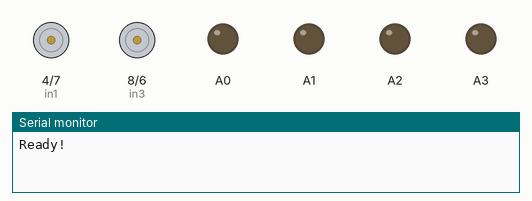
Simulated run of this sketch. Board: Arduino Uno, built with avr-gcc and run on an emulated ATmega328P. On the bench: motor-driver pin pairs drawn as motors (green arrow = first pin HIGH = forward, orange = second pin HIGH = backward, longer = more drive, scaled by the enable pin), output pins drawn as LEDs (lit = HIGH), the last lines printed to the serial monitor. Random numbers use the default seed unless the sketch sets one.

Above: at 0.05 s.
At 3.81 s:
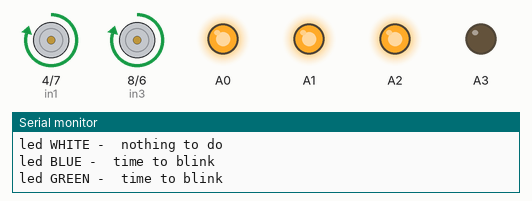
At 7.57 s:
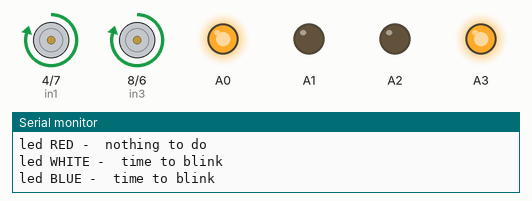
At 11.37 s:
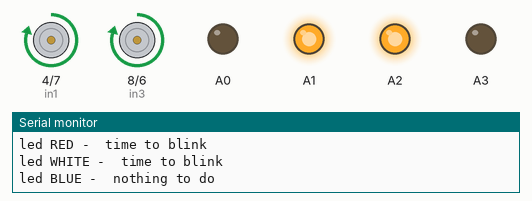
At 23.11 s:
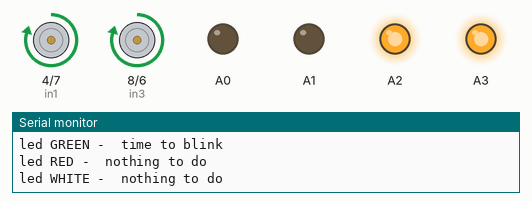
At 39.55 s:
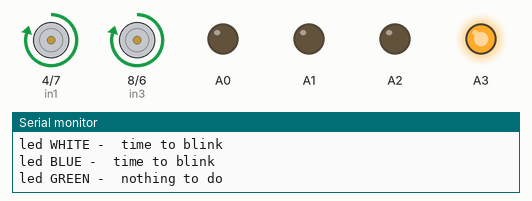
Timing chart, 0 to 40.0 s (numbered marks = the images above):
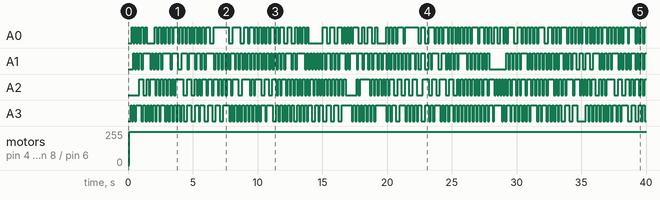

The sketch:

car.ino
```cpp
#include <SoftwareSerial.h>
#define DEBUG_ENABLE 1
#include "Annunicator.h"
#include "Bluetooth.h"
#include "Debug.h"
#include "Driving.h"


//SoftwareSerial btSerial(RX_PIN, TX_PIN); // RX, TX

Annunicator myAnnunicator; //
Driving driving;
int i=0;

void setup()
{
   Debug::start();
   Debug::println("Ready!");


  //btSerial.begin(BT_BAUD_RATE);
  randomSeed(analogRead(0));

  myAnnunicator.init();


}

void loop()
{
  delay(100);
  int leddNumber = random(0, 5);
  int duration =random(1000, 5000);
  int flashDuration =random(15, 200);

  if (i==0) {
    driving.front(250);
    i++;
  }

  switch (leddNumber) {
    case 0:
      // statements
      myAnnunicator.flashRedLed(duration,flashDuration);
      break;
    case 1:
      // statements
      myAnnunicator.flashBlueLed(duration,flashDuration);
      break;
    case 2:
      // statements
      myAnnunicator.flashWhitedLed(duration,flashDuration);
      break;
    case 3:
      // statements
      myAnnunicator.flashGreenLed(duration,flashDuration);
      break;
    default:
      break;
      // statements
    }
  myAnnunicator.checkLedStatus();
  /*if (i==50) {
    driving.rear(250);
    i++
  }*/


}// END loop()


  /*
  String messageFromBT=readFromBT();
  if(messageFromBT.length()>0) {
    interpretBTCommand(messageFromBT);
  }


void interpretBTCommand(String command) {

  if(command!= "") {
    if(command.equals(GREEN_LIGHT_ON)) {
      sendtoBT(GREEN_LIGHT_ON);
      //digitalWrite(led_green,HIGH);

    }else if(command.equals(GREEN_LIGHT_OFF)) {
        sendtoBT(GREEN_LIGHT_OFF);
        //digitalWrite(led_green,LOW);
    }else if(command.equals(MACUMBA)) {
        sendtoBT(MACUMBA);
       // myAnnunicator.macumba();

    }else {
      Serial.println("command unknown");
    }
  }


}
  */
```

Annunicator.cpp
```cpp
#include "Arduino.h"
#include "Annunicator.h"
#include "Led.h"


Annunicator::Annunicator(){
}

/*
Init led
*/
void Annunicator::init() {
  for(int i = 0; i< 4; i++) {
    _leds[i].init();
  }
}
/*
    Led(led_red),
    Led(led_white),
    Led(led_blue),
    Led(led_green),

*/

void Annunicator::flashRedLed(int duration, int flashDuration) {
   _leds[0].flash(duration, flashDuration);
}
void Annunicator::flashWhitedLed(int duration, int flashDuration) {
  _leds[1].flash(duration, flashDuration);
}
void Annunicator::flashBlueLed(int duration, int flashDuration) {
  _leds[2].flash(duration, flashDuration);
}
void Annunicator::flashGreenLed(int duration, int flashDuration) {
  _leds[3].flash(duration, flashDuration);
}


void Annunicator::checkLedStatus() {

    for(int i = 0; i< 4; i++) {
    _leds[i].checkLedStatus();
  }
}
```

Annunicator.h
```cpp
#include "Arduino.h"
#ifndef Annunicator_H
#define Annunicator_H
#include "Led.h"


const int led_red=A0;//RED
const int led_white=A1;//WHITE
const int led_blue=A2;// BLUE
const int led_green=A3;//GREEN


class Annunicator
{

  public:
    Annunicator();
    void init();
    void flashRedLed(int duration, int flashDuration);
    void flashWhitedLed(int duration, int flashDuration);
    void flashBlueLed(int duration, int flashDuration);
    void flashGreenLed(int duration, int flashDuration);


    void checkLedStatus();

  private:
    Led _leds[4] = {
      Led(led_red,"RED"),
      Led(led_white,"WHITE"),
      Led(led_blue,"BLUE"),
      Led(led_green,"GREEN")
    };


};
#endif
```

Bluetooth.cpp
```cpp
#include "Bluetooth.h"


Bluetooth::Bluetooth(){

}

/*
Init led
*/
String Bluetooth::readFromBT() {
 String message = "";

 /*
  if (btSerial.available()>0) {
     while(btSerial.available()>0) { // While there is more to be read, keep reading.
       message  += (char)btSerial.read();
     }
     message.trim();
     message.toUpperCase();
     Serial.print("received :");
     Serial.println(message );
   }*/
   return message;

}

void Bluetooth::sendtoBT(String command) {
    /*
  btSerial.print("playing ");
  btSerial.println(command);
  */
}


/*
void readAndSendFromBT   () {
     // Read device output if available.
   if (btSerial.available()) {
     //Serial.println("Something received from BT!");
     while(btSerial.available()) { // While there is more to be read, keep reading.
       command += (char)btSerial.read();
     }
     Serial.println(command);
     command = ""; // No repeats
   }

   // Read user input if available.
   if (Serial.available()){
       delay(10); // The DELAY!
       btSerial.write(Serial.read());
       Serial.println("Something sent to BT!");
   }
}*/
```

Bluetooth.h
```cpp
#include "Arduino.h"
#ifndef Bluetooth_H
#define Bluetooth_H
const int RX_PIN = 9;
const int TX_PIN = 10;
const int BT_BAUD_RATE= 115200;


const String GREEN_LIGHT_ON="GREEN_LIGHT_ON";
const String GREEN_LIGHT_OFF="GREEN_LIGHT_OFF";
const String MACUMBA="MACUMBA";

class Bluetooth
{

  public:
    Bluetooth();
    String readFromBT();
    void sendtoBT(String command) ;


};
#endif
```

Debug.cpp
```cpp
/*
    A class to handle debug in a central place
*/
#include <Arduino.h>
#include "Debug.h"


/*
Constructor
Init the serial port


Debug::Debug() {

}*/

/*
start
*/
void Debug::start() {
      // Open serial communications and wait for port to open:
    Serial.begin(SERIAL_BAUD_RATE);
}

/*
Send a message to Debug
*/
void Debug::println(String logMessage) {

        Serial.println(logMessage);
}
```

Debug.h
```cpp
#include "Arduino.h"
#ifndef Debug_H
#define Debug_H

const int SERIAL_BAUD_RATE= 9600;

class Debug
{

  public:

    ~Debug();
    static void start();
    static void println(String logMessage);

  private:


};
#endif
```

Driving.cpp
```cpp
#include "Arduino.h"
#include "Driving.h"
// motor one
int enA = 5;
int in1 = 4;
int in2 = 7;
// motor two
int enB = 3;
int in3 = 8;
int in4 = 6;


/**
 * Default constructor
 */
Driving::Driving() {
  // set all the motor control pins to outputs
  pinMode(enA, OUTPUT);
  pinMode(enB, OUTPUT);
  pinMode(in1, OUTPUT);
  pinMode(in2, OUTPUT);
  pinMode(in3, OUTPUT);
  pinMode(in4, OUTPUT);
}


void Driving::front(int speed)
{
  // this function will run the motors in both directions at a fixed speed
  // turn on motor A
  digitalWrite(in1, HIGH);
  digitalWrite(in2, LOW);
   // turn on motor B
  digitalWrite(in3, HIGH);
  digitalWrite(in4, LOW);

  // set speed to 200 out of possible range 0~255
  // set speed to 200 out of possible range 0~255
  analogWrite(enA, speed);
  analogWrite(enB, speed);
  /*delay(2000);
  // now change motor directions
  digitalWrite(in1, LOW);
  digitalWrite(in2, LOW);
  digitalWrite(in3, LOW);
  digitalWrite(in4, LOW); */
}


void Driving::rear(int speed)
{
  // this function will run the motors in both directions at a fixed speed
  // turn on motor A
  digitalWrite(in1, LOW);
  digitalWrite(in2, HIGH);
   // turn on motor B
  digitalWrite(in3, LOW);
  digitalWrite(in4, HIGH);

  // set speed to 200 out of possible range 0~255
  // set speed to 200 out of possible range 0~255
  analogWrite(enA, speed);
  analogWrite(enB, speed);
  delay(2000);
  // now change motor directions
  digitalWrite(in1, LOW);
  digitalWrite(in2, LOW);
  digitalWrite(in3, LOW);
  digitalWrite(in4, LOW);
}
```

Driving.h
```cpp
#include "Arduino.h"
#ifndef Driving_H
#define Driving_H

/*
A class to handle the led of the Annunicator
*/

class Driving
{
  public:
    Driving();// constructor
    void front(int speed);
    void rear(int speed);
  private:

};

#endif
```

Led.cpp
```cpp
#include "Arduino.h"
#include "Led.h"
#include "Debug.h"
const boolean DEBUG=false;

Led::Led(int pin, String name)
{
  _pin=pin;
  _name = name;

}

/*
Init led
*/
void Led::init() {
  pinMode(_pin,OUTPUT);
}

/*
flash
*/
void Led::flash(int duration, int flashDuration) {
  if(duration >0 && flashDuration >0 ) {
    _start=millis();
    _next_check=_start+ flashDuration;
    _duration = duration;
    _flashDuration = flashDuration;
    _status = true;

    digitalWrite(_pin,HIGH);
  }
}

void Led::checkLedStatus() {
  long currentTime = millis();

  if(_start > 0 && _duration >0) {
    long endTime = _duration+_start;
    if(currentTime >= (endTime) ) {//stops
     debug("led "+_name+" -  time to stop");
      digitalWrite(_pin,LOW);
      _start=0;
      _next_check=0;
      _duration = 0;
      _flashDuration = 0;
      _status = false;

    }else if(currentTime >= (_next_check) ) {//invert

      if(_status) {
        digitalWrite(_pin,LOW);
        _status = false;
      }else {
        digitalWrite(_pin,HIGH);
        _status = true;
      }
      _next_check=currentTime + _flashDuration;
      debug("led "+_name+" -  time to blink");
    } else {
      debug("led "+_name+" -  nothing to do");
    }

  }

}
/**
 * DEBUG MESSAGE
 */
void Led::debug(String message) {
  Debug::println(message);
}
```

Led.h
```cpp
#include "Arduino.h"
#ifndef Led_H
#define Led_H

/*
A class to handle the led of the Annunicator
*/

class Led
{
  public:
    Led(int pin,String name);// constructor
    void init();
    void flash(int duration, int flashDuration);
    void checkLedStatus();
  private:
    long _duration =0;
    long _flashDuration =0;
    long _start =0;
    long _next_check =0;
    boolean _status = false;
    int _pin =0;
    String _name="";
    void debug(String message);
   // Print & _print;


};
#endif
```

Measured:
- by itself, A0: LOW → HIGH at 0.30 s, → LOW 0.10 s later, → HIGH 0.12 s later, → LOW 0.12 s later, … (195 changes in this stretch)
- by itself, A1: LOW → HIGH at 0.40 s, → LOW 0.12 s later, → HIGH 0.12 s later, → LOW 0.12 s later, … (211 changes in this stretch)
- by itself, A2: LOW → HIGH at 0.88 s, → LOW 0.29 s later, → HIGH 0.29 s later, → LOW 0.15 s later, … (195 changes in this stretch)
- by itself, A3: LOW → HIGH at 0.20 s, → LOW 0.10 s later, → HIGH 0.10 s later, → LOW 0.12 s later, … (208 changes in this stretch)
- by itself, motor on pin 4 (in1) / pin 7 (in2), motor on pin 8 (in3) / pin 6 (in4): stopped → forward 250/255 at 0.10 s
